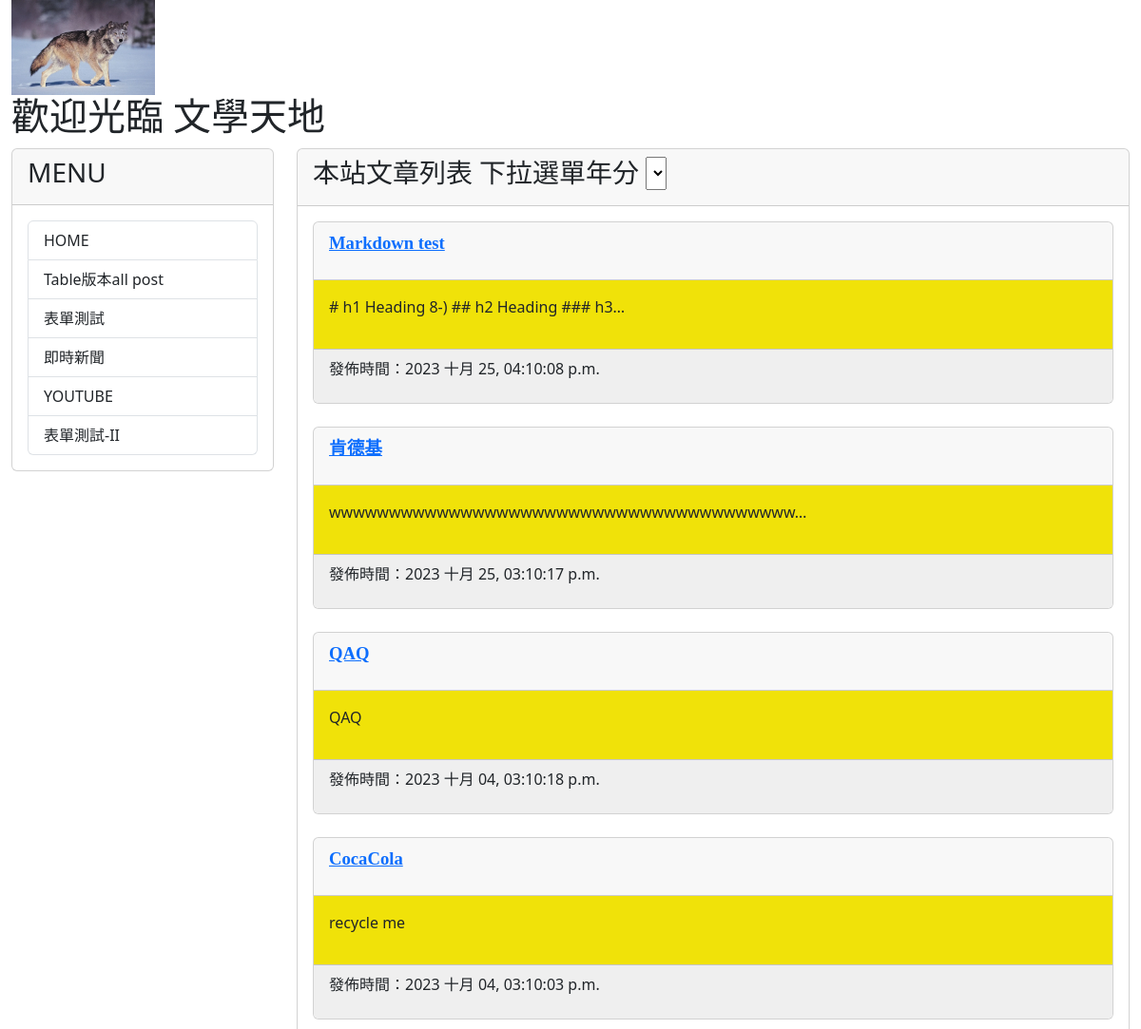
The app's page / (upper part), older data.
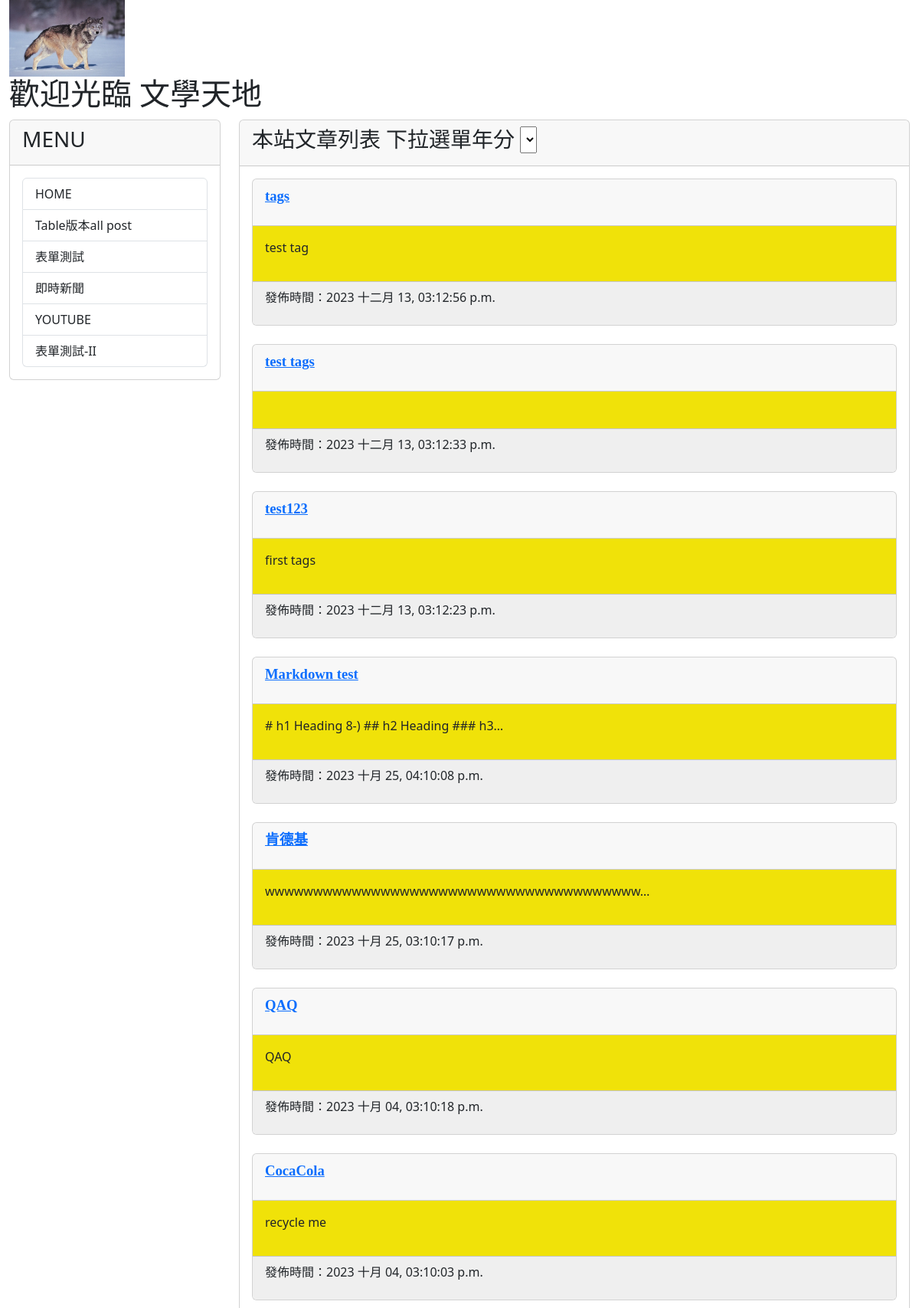
The same page, newer data.
### mysite/models.py (models this page shows, shortened)
class Post(models.Model):
    title = models.CharField(max_length = 200)
    slug = models.CharField(max_length = 200)
    body = models.TextField()
    pub_date = models.DateTimeField(auto_now_add=True)
    category = models.TextField(null=True)
    class Meta:
        ordering = ('-pub_date', )

### mysite/views.py (the view)
# urls.py: path('', siteviews.homepage, name="homepage"),
def homepage(request):
    posts = Post.objects.all()
    now = datetime.now()
    hour = now.timetuple().tm_hour
    print(f'hour = {hour}')
    return render(request, 'index.html', locals())

### mysite/templates/index.html (shortened to what this page needs)
{% extends "base2.html" %}
{% block headmessage %}
<h3 style='font-family:標楷體;'>本站文章列表</a>
<label for="byear">下拉選單年分</label>
<select name="byear">
</select>
{% endblock headmessage %}
{% block content %}
{% for post in posts %}
    <div class='card'>
        <div class='card-header'>
            <p style='font-family:微軟正黑體;font-size:14pt;font-weight:bold;'>
                <a href='/post/{{post.slug}}'>{{ post.title }}</a>
            </p>
        </div>
        <div class='card-body' style='background-color:#F0E209'>
            <p>
               {{ post.body | truncatechars:40 }}
            </p>
        </div>
        <div class='card-footer'  style='background-color:#efefef'>
            <p>
                發佈時間：{{ post.pub_date | date:"Y M d, h:m:s a"}}
            </p>
        </div>
    </div>
    <br>
{% endfor %}
{% endblock content %}

Row changes from the older to the newer data that the page shows:
added Post: title "tags", body "test tag", pub_date "2023 十二月 13, 03:12:56 p.m."
added Post: title "test tags", pub_date "2023 十二月 13, 03:12:33 p.m."
added Post: title "test123", body "first tags", pub_date "2023 十二月 13, 03:12:23 p.m."
